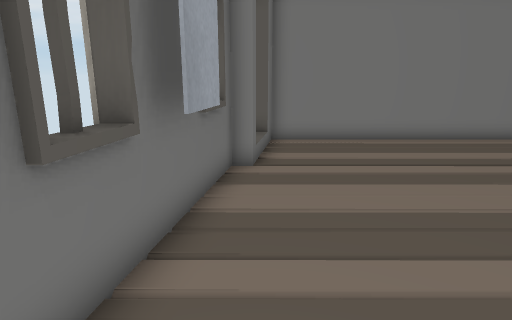
[1] (above)

12 first-person views from a walk through a scene from a Unity 3-D project. The camera is 1.2 m above the floor, tilts 14° down and sees 75° across. The floor is counted in squares, 0.5 m on a side. Each view is taken from the middle of a square. On the plan, view 1 faces up. The plan holds only what a view shows up to about 20 squares ahead; the rest is blank. The player is left out. Some animated figures are not drawn. Door leaves are left out, so doorways stand open. Some surface patterns are stand-ins.

[2]
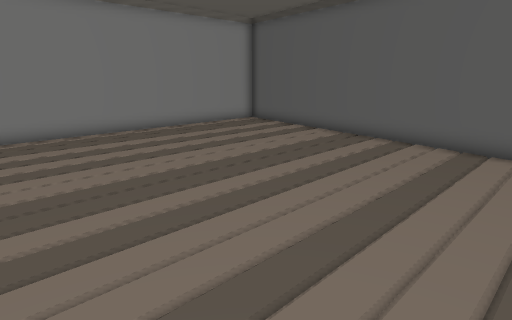

[3]
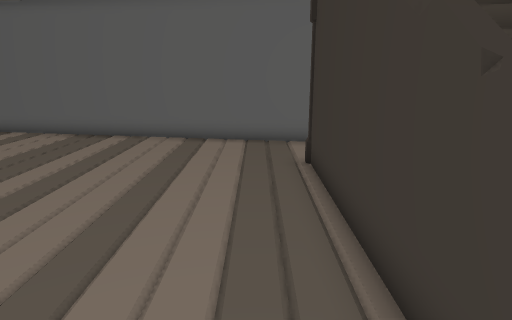

[4]
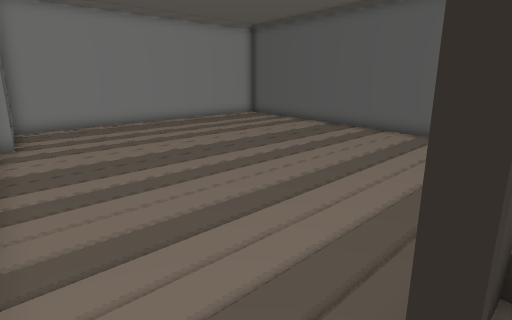

[5]
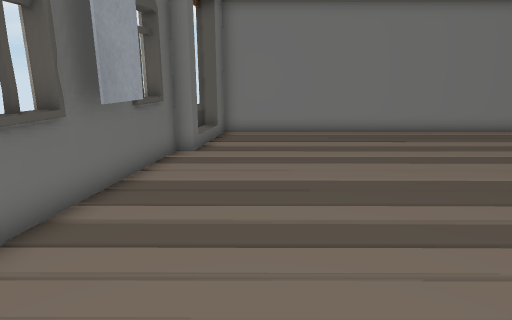

[6]
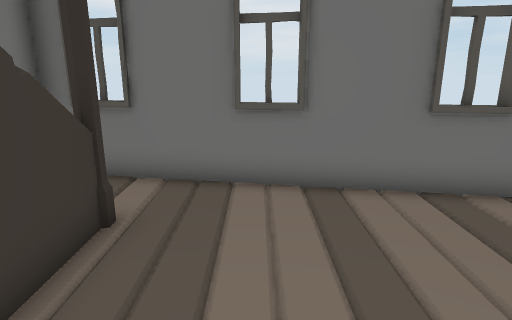

[7]
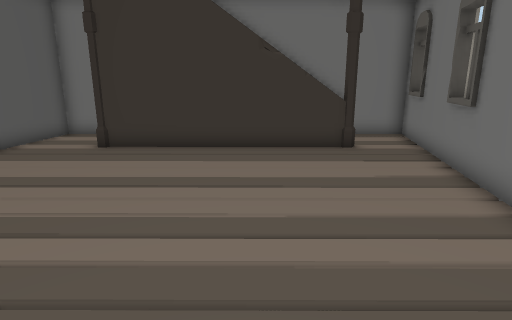

[8]
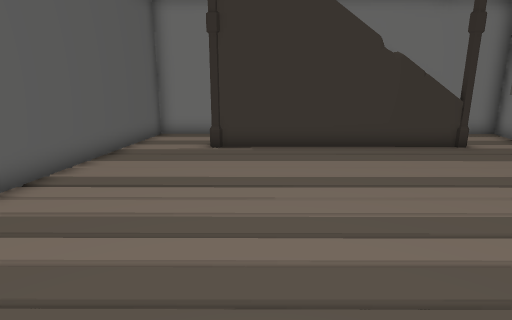

[9]
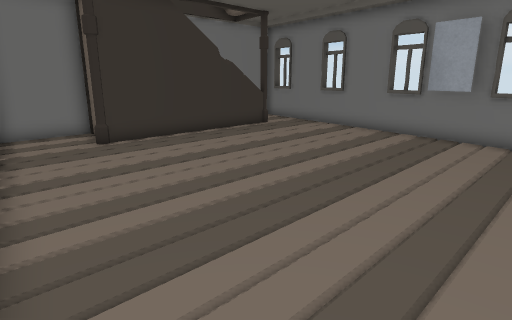

[10]
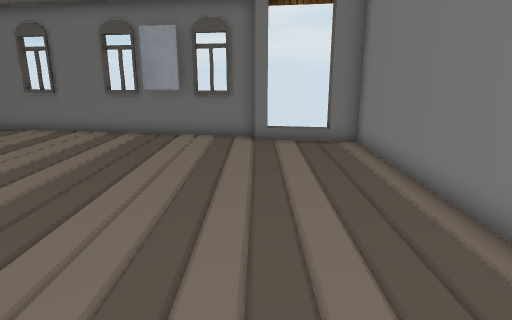

[11]
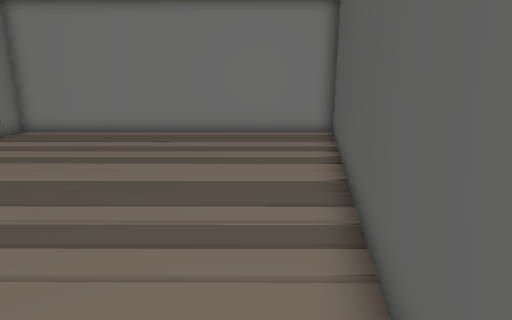

[12]
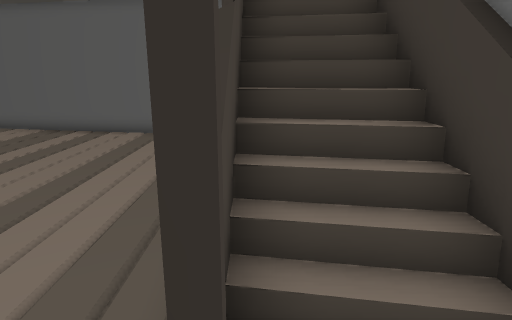

### Floor plan
Ten units are one square. View 1 is at (0, 0); x grows to the right and y downward. Boxes are objects, and circles mark ways between rooms. Rooms are numbered by the first view taken in them; rooms with no view inside come last. Other rooms are left out.
<svg viewBox="-38 -133 187 201">
<path fill="none" stroke="#000" d="M0 -97 -1 -89 -7 -89 -30 43M25 35 29 35M80 52 78 63 111 63 144 -128 6 -128 4 -115M-3 35 86 36M3 -109 1 -102M13 45 15 37M8 45 10 37M3 46 4 41M4 61 37 61M-30 43 -33 63 31 63M21 62 25 35M26 61 30 37M41 38 -4 37M0 59 1 54M5 62 6 55M11 61 12 55M16 61 20 37"/>
<circle cx="-15" cy="40" r="3" fill="#2a7"/>
<text x="60" y="-40">1</text>
<text x="-10" y="50">2</text>
</svg>
Room 1 opens to room 2.

Where each view was taken, in squares from view 1:
view 1: 0 up, 0 right, facing up
view 2: 2 down, 0 right, facing up-right
view 3: 2 down, 1 left, facing right
view 4: 4 down, 2 left, facing up-right
view 5: 2 down, 2 right, facing up
view 6: 1 down, 5 right, facing left
view 7: 8 up, 3 right, facing down
view 8: 8 up, 7 right, facing down
view 9: 9 up, 13 right, facing down-left
view 10: 9 up, 13 right, facing left
view 11: 2 down, 11 right, facing up
view 12: 4 down, 2 left, facing right
